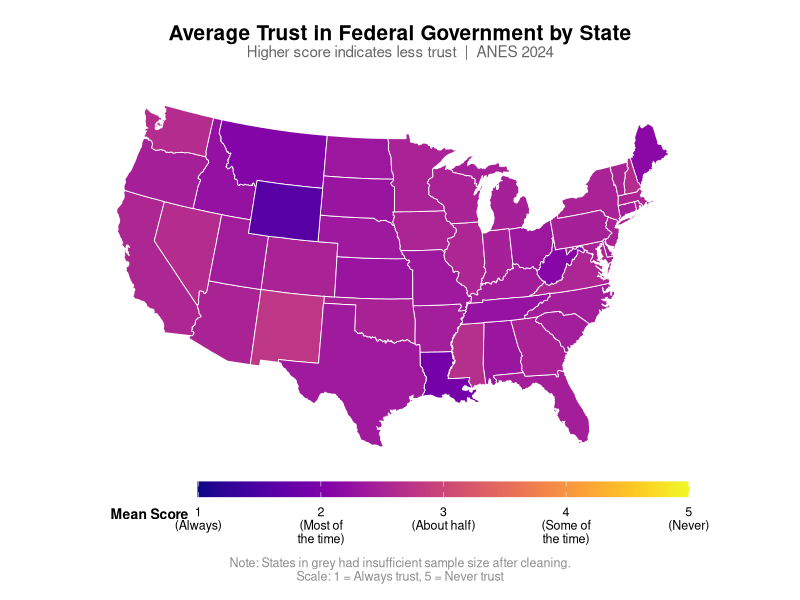
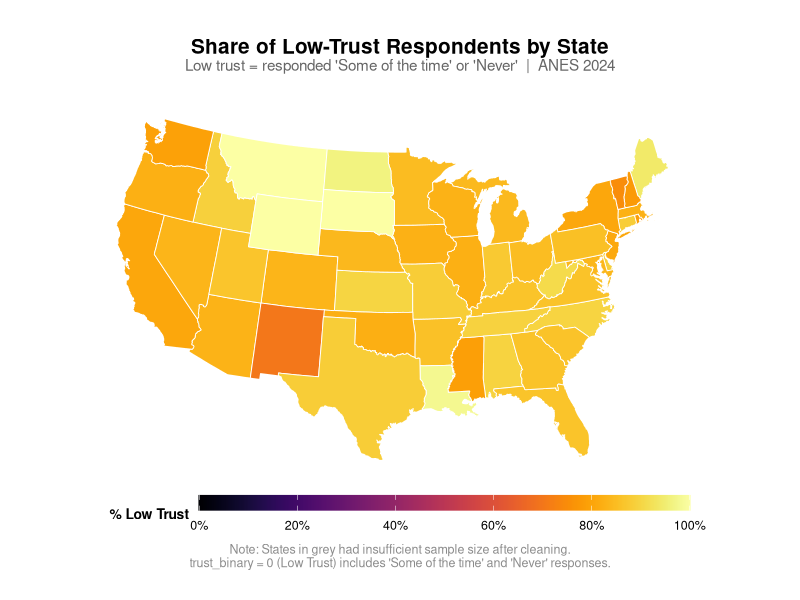
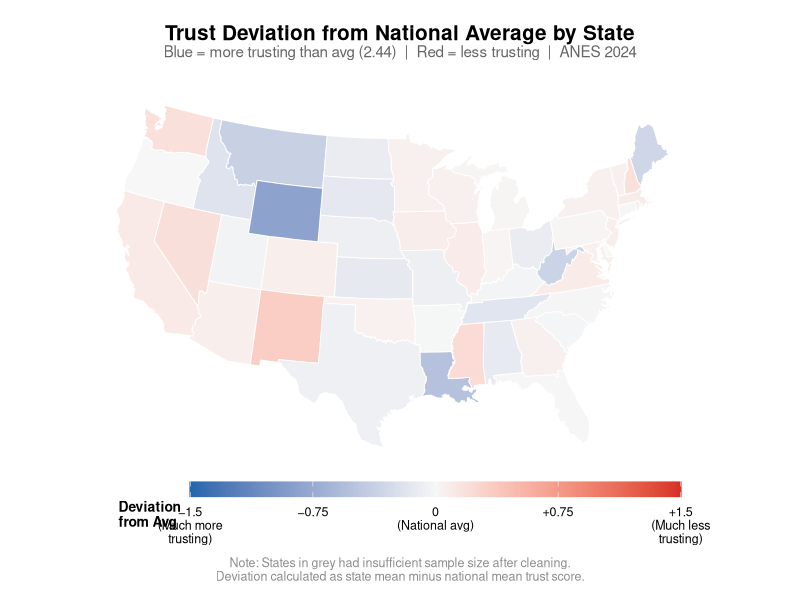

Write R code to recreate these figures, in order.
# Assignment 3 – US Heatmaps: Trust in Federal Government by State
# Required packages: ggplot2, dplyr, maps (or usmap), stringr
# Install if needed: install.packages(c("ggplot2", "dplyr", "maps", "usmap", "viridis"))

library(ggplot2)
library(dplyr)
library(maps)
library(viridis)

# ── Load data ──────────────────────────────────────────────────────────────────
df <- read.csv("anes_all_cleaned_vars.csv",
               stringsAsFactors = FALSE)

# ── FIPS code → state name lookup ─────────────────────────────────────────────
# Standard FIPS numeric codes mapped to lowercase state names (matches maps pkg)
fips_to_state <- c(
  "1"  = "alabama",        "2"  = "alaska",         "4"  = "arizona",
  "5"  = "arkansas",       "6"  = "california",      "8"  = "colorado",
  "9"  = "connecticut",    "10" = "delaware",        "11" = "district of columbia",
  "12" = "florida",        "13" = "georgia",         "15" = "hawaii",
  "16" = "idaho",          "17" = "illinois",        "18" = "indiana",
  "19" = "iowa",           "20" = "kansas",          "21" = "kentucky",
  "22" = "louisiana",      "23" = "maine",           "24" = "maryland",
  "25" = "massachusetts",  "26" = "michigan",        "27" = "minnesota",
  "28" = "mississippi",    "29" = "missouri",        "30" = "montana",
  "31" = "nebraska",       "32" = "nevada",          "33" = "new hampshire",
  "34" = "new jersey",     "35" = "new mexico",      "36" = "new york",
  "37" = "north carolina", "38" = "north dakota",    "39" = "ohio",
  "40" = "oklahoma",       "41" = "oregon",          "42" = "pennsylvania",
  "44" = "rhode island",   "45" = "south carolina",  "46" = "south dakota",
  "47" = "tennessee",      "48" = "texas",           "49" = "utah",
  "50" = "vermont",        "51" = "virginia",        "53" = "washington",
  "54" = "west virginia",  "55" = "wisconsin",       "56" = "wyoming"
)

# ── Aggregate: mean trust score by state ──────────────────────────────────────
# trust_numeric: 1 = Always (high trust) → 5 = Never (low trust)
state_trust <- df %>%
  filter(!is.na(state_clean), !is.na(trust_numeric), state_clean > 0) %>%
  mutate(state_name = fips_to_state[as.character(state_clean)]) %>%
  filter(!is.na(state_name)) %>%
  group_by(state_name) %>%
  summarise(
    mean_trust  = mean(trust_numeric, na.rm = TRUE),
    pct_low     = mean(trust_binary == 0, na.rm = TRUE) * 100,  # % low trust
    n           = n(),
    .groups     = "drop"
  )

# ── US map base ────────────────────────────────────────────────────────────────
us_map <- map_data("state")   # lon/lat polygons, region = lowercase state name

map_trust <- us_map %>%
  left_join(state_trust, by = c("region" = "state_name"))

# ── Shared theme ───────────────────────────────────────────────────────────────
map_theme <- theme_void(base_size = 13) +
  theme(
    plot.title      = element_text(face = "bold", hjust = 0.5, size = 15),
    plot.subtitle   = element_text(hjust = 0.5, size = 11, color = "grey40",
                                   margin = margin(b = 8)),
    plot.caption    = element_text(hjust = 0.5, size = 9, color = "grey55",
                                   margin = margin(t = 8)),
    legend.position = "bottom",
    legend.key.width  = unit(2.5, "cm"),
    legend.key.height = unit(0.4, "cm"),
    legend.title    = element_text(size = 10, face = "bold"),
    legend.text     = element_text(size = 9),
    plot.margin     = margin(10, 10, 10, 10)
  )

# ══════════════════════════════════════════════════════════════════════════════
# MAP 1: Mean Trust Score by State
# Higher score = MORE distrust (scale 1–5)
# ══════════════════════════════════════════════════════════════════════════════
map1 <- ggplot(map_trust, aes(x = long, y = lat, group = group, fill = mean_trust)) +
  geom_polygon(color = "white", linewidth = 0.3) +
  coord_map("albers", lat0 = 30, lat1 = 45) +
  scale_fill_viridis(
    option    = "plasma",
    direction = 1,
    name      = "Mean Score",
    limits    = c(1, 5),
    breaks    = 1:5,
    labels    = c("1\n(Always)", "2\n(Most of\nthe time)",
                  "3\n(About half)", "4\n(Some of\nthe time)", "5\n(Never)"),
    na.value  = "grey80"
  ) +
  labs(
    title    = "Average Trust in Federal Government by State",
    subtitle = "Higher score indicates less trust  |  ANES 2024",
    caption  = "Note: States in grey had insufficient sample size after cleaning.\nScale: 1 = Always trust, 5 = Never trust"
  ) +
  map_theme

ggsave("graphs/heatmap1_mean_trust.png",
       map1, width = 10, height = 6.5, dpi = 300)
message("✅ Map 1 saved.")

# ══════════════════════════════════════════════════════════════════════════════
# MAP 2: % of Respondents with LOW Trust (Some of the time / Never)
# ══════════════════════════════════════════════════════════════════════════════
map2 <- ggplot(map_trust, aes(x = long, y = lat, group = group, fill = pct_low)) +
  geom_polygon(color = "white", linewidth = 0.3) +
  coord_map("albers", lat0 = 30, lat1 = 45) +
  scale_fill_viridis(
    option   = "inferno",
    direction = 1,
    name     = "% Low Trust",
    limits   = c(0, 100),
    breaks   = seq(0, 100, 20),
    labels   = paste0(seq(0, 100, 20), "%"),
    na.value = "grey80"
  ) +
  labs(
    title    = "Share of Low-Trust Respondents by State",
    subtitle = "Low trust = responded 'Some of the time' or 'Never'  |  ANES 2024",
    caption  = "Note: States in grey had insufficient sample size after cleaning.\ntrust_binary = 0 (Low Trust) includes 'Some of the time' and 'Never' responses."
  ) +
  map_theme

ggsave("graphs/heatmap2_pct_low_trust.png",
       map2, width = 10, height = 6.5, dpi = 300)
message("✅ Map 2 saved.")

# ══════════════════════════════════════════════════════════════════════════════
# MAP 3: Diverging map — above/below national average trust
# ══════════════════════════════════════════════════════════════════════════════
nat_avg <- mean(df$trust_numeric, na.rm = TRUE)   # ~3.56

map_trust <- map_trust %>%
  mutate(trust_dev = mean_trust - nat_avg)  # positive = more distrust than avg

map3 <- ggplot(map_trust, aes(x = long, y = lat, group = group, fill = trust_dev)) +
  geom_polygon(color = "white", linewidth = 0.3) +
  coord_map("albers", lat0 = 30, lat1 = 45) +
  scale_fill_gradient2(
    low      = "#2166ac",   # blue  = more trusting than average
    mid      = "#f7f7f7",
    high     = "#d73027",   # red   = more distrustful than average
    midpoint = 0,
    name     = "Deviation\nfrom Avg",
    limits   = c(-1.5, 1.5),
    breaks   = c(-1.5, -0.75, 0, 0.75, 1.5),
    labels   = c("−1.5\n(Much more\ntrusting)", "−0.75", "0\n(National avg)",
                 "+0.75", "+1.5\n(Much less\ntrusting)"),
    na.value = "grey80"
  ) +
  labs(
    title    = "Trust Deviation from National Average by State",
    subtitle = sprintf("Blue = more trusting than avg (%.2f)  |  Red = less trusting  |  ANES 2024", nat_avg),
    caption  = "Note: States in grey had insufficient sample size after cleaning.\nDeviation calculated as state mean minus national mean trust score."
  ) +
  map_theme

ggsave("graphs/heatmap3_trust_deviation.png",
       map3, width = 10, height = 6.5, dpi = 300)
message("✅ Map 3 saved.")

message("\n✅ All 3 heatmaps saved ")
